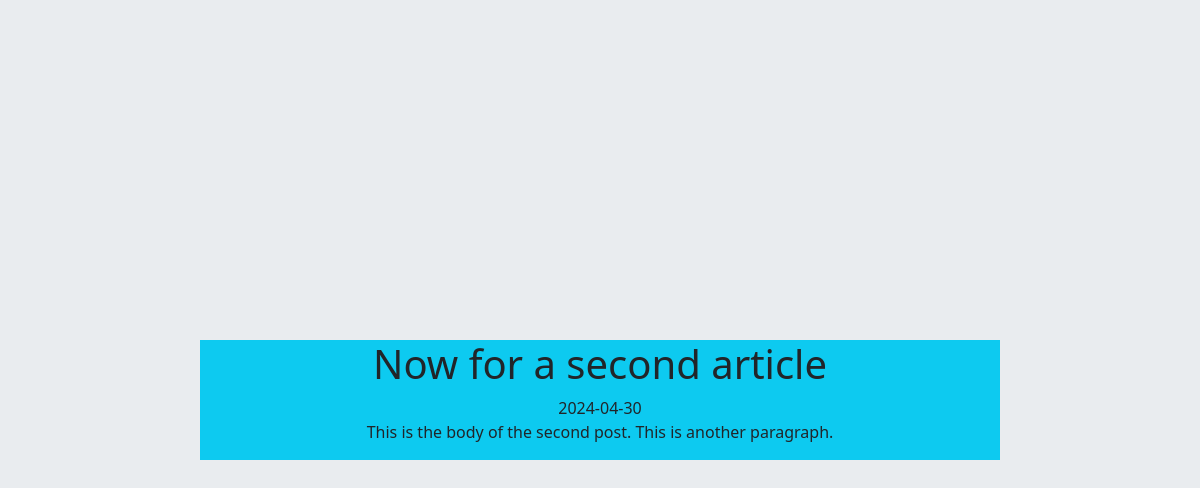
Screenshot of /show.php?post_id=2 with the database file from the repository.
### tables this page shows
CREATE TABLE post (
    id INTEGER PRIMARY KEY AUTOINCREMENT NOT NULL,
    title VARCHAR NOT NULL,
    body VARCHAR NOT NULL,
    user_id INTEGER NOT NULL,
    created_at VARCHAR NOT NULL,
    updated_at VARCHAR
);

### lib/common.php (called while the page is built, shortened)
<?php
function htmlEscape($html)
{
    return htmlspecialchars($html, ENT_HTML5, 'UTF-8');
}

### show.php (the view, shortened to what this page needs)
<?php
require_once 'lib/common.php';
if (isset($_GET['post_id']))
{
    $postId = $_GET['post_id'];
} else {
    $postId = 0;
}
$pdo = getPDO();
try {
    $stmt = $pdo->query(
        'SELECT
      title, created_at, body
    FROM
      post
    WHERE
        id = :id'
    );
} catch (PDOException $e) {
    echo "Errore durante l'esecuzione della query: " . $e->getMessage();
}
$result = $stmt->execute(
    array('id' => $postId,)
);
$row = $stmt->fetch(PDO::FETCH_ASSOC);
?>
<!doctype html>
<html lang="en">
<head>
    <link href="https://cdn.jsdelivr.net/npm/bootstrap@5.3.3/dist/css/bootstrap.min.css" rel="stylesheet">
</head>
<body>
    <main class="container-fluid bg-body-secondary vh-100">
        <div class="row align-items-center h-100 justify-content-center">
            <article class="col-12 col-md-8 bg-info d-flex flex-column align-items-center text-start">
                <h1>
                    <?php echo htmlEscape($row['title']) ?>
                </h1>
                <div>
                    <?php echo $row['created_at'] ?>
                </div>
                <p>
                    <?php echo htmlEscape($row['body']) ?>
                </p>
            </article>
        </div>
    </main>
</body>
</html>

### rows the page displays
post: title "Now for a second article", created_at "2024-04-30", body "This is the body of the second post. This is another paragraph."
